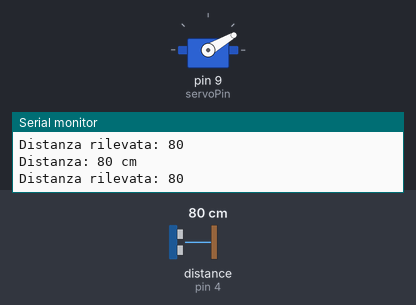
Bench run of a sketch on a simulated Arduino Uno, built with avr-gcc and run on an emulated ATmega328P. Parts: servo, the last lines printed to the serial monitor. Wiring (inferred from the names in the program): ultrasonic range finder: trigger pin 3; echo pin 4. Inputs (shaded band) come from the test bench; at power-on: distance to the obstacle (sensor on pin 4) 80 cm. The echo pulse lasts 58.3 µs per cm.

Above: at 1.2 s.
1.3 s: distance to the obstacle (sensor on pin 4) set to 55 cm
2.8 s: distance to the obstacle (sensor on pin 4) set to 48 cm
At 3.53 s:
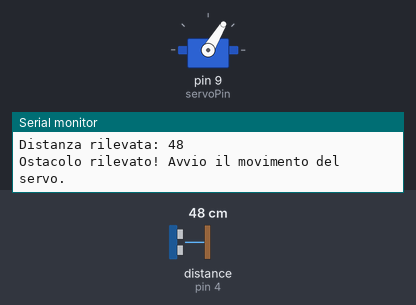
At 4.61 s:
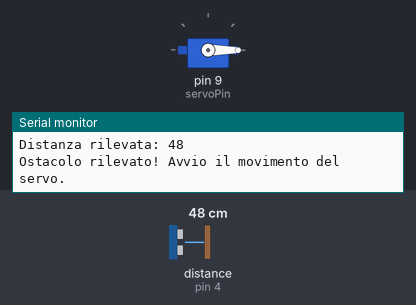
Timing chart, 0 to 11.8 s (numbered marks = the images above; inputs shaded):
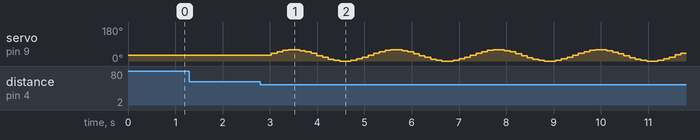

The sketch:

servo_liana.ino
```cpp
#include <Servo.h>

Servo myservo;

static int trigger = 3;
static int echo = 4;

long durata;
long distanza;

const int servoPin = 9;

float t = 0;
const float speedFactor = 0.35;

bool programmaAvviato = false;

void misurareDistanza() {
  digitalWrite(trigger, HIGH);
  delayMicroseconds(10); // Impulso esatto di 10μs
  digitalWrite(trigger, LOW);

  durata = pulseIn(echo, HIGH, 300000); // Timeout aumentato a 300ms

  if (durata > 0) {
    distanza = durata / 29 / 2;
    Serial.print("Distanza: ");
    Serial.print(distanza);
    Serial.println(" cm");
  } else {
    distanza = -1;
    Serial.println("Nessun segnale rilevato!");
  }
}

void setup() {
  Serial.begin(9600);

  pinMode(trigger, OUTPUT);
  pinMode(echo, INPUT);
  digitalWrite(trigger, LOW);
  delay(50);

  myservo.attach(servoPin);
  myservo.write(30);
}

void loop() {
  if (!programmaAvviato) {
    misurareDistanza();
    Serial.print("Distanza rilevata: ");
    Serial.println(distanza); // Debug

    if (distanza <= 50 && distanza > 0) {
      Serial.println("Ostacolo rilevato! Avvio il movimento del servo.");
      programmaAvviato = true;
    }
  }

  if (programmaAvviato) {
    float sinValue = (sin(t) + 1) / 2;
    int angle = 0 + sinValue * 60;
    myservo.write(angle);
    t += speedFactor;
    delay(20);
  }

  delay(100); // Ritardo tra le letture per stabilità
}
```

Measured:
- the behaviour switches between 51 and 50 cm on distance to the obstacle (sensor on pin 4) (found by bisection; images 0 and 1)
